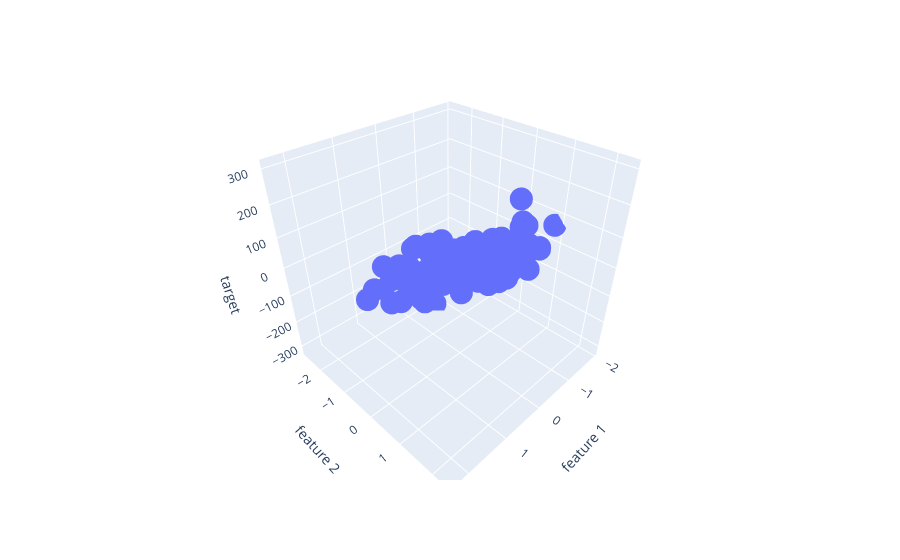

Source (notebook cell):
### Code cell
fig = px.scatter_3d(df, x="feature 1", y="feature 2", z="target")
fig.show()
